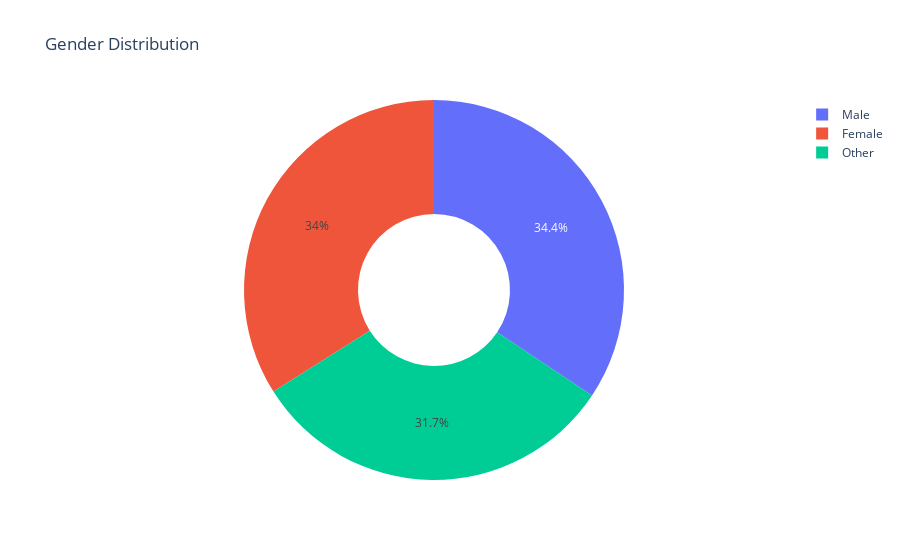
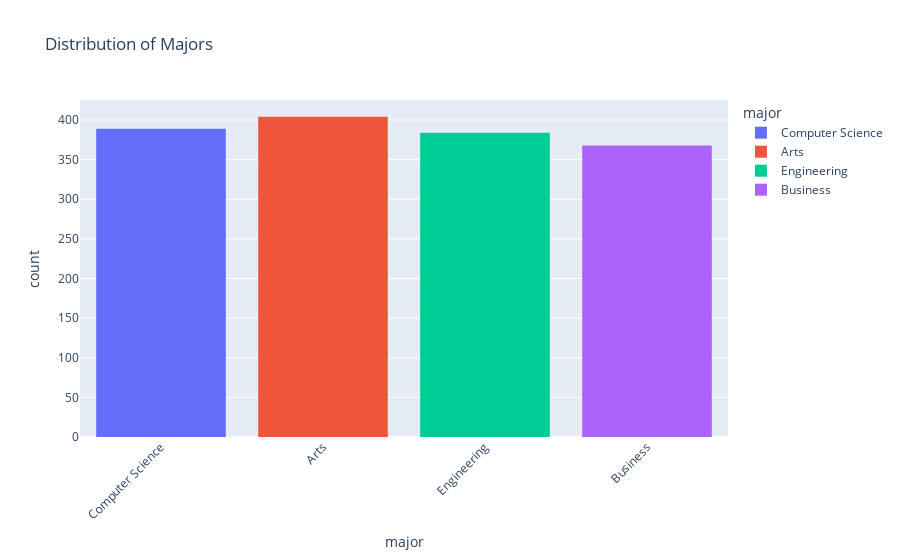
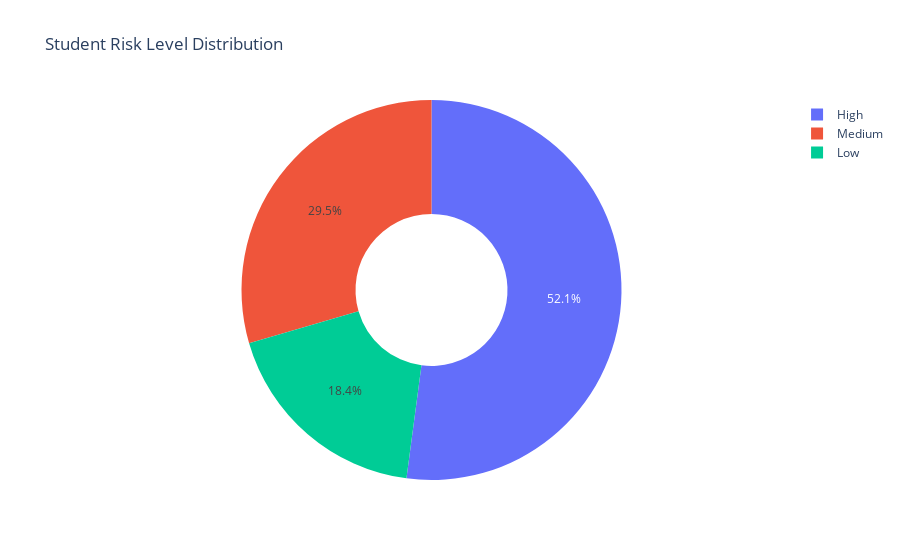
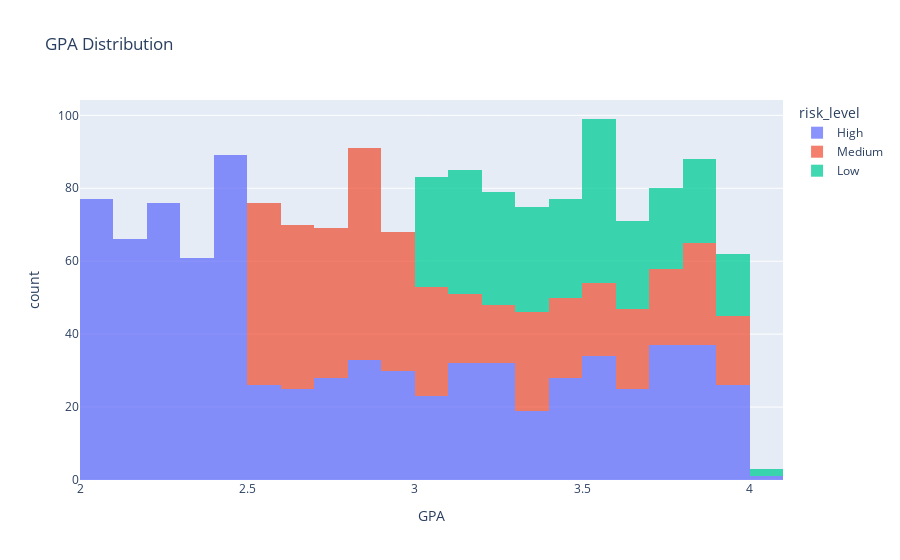

Notebook code for these charts, in order:
### Markdown cell above
## EDA Indeapth Analysis With Visualizations And Interactive Plotting

### Code cell
# 👁️ Quick overview
df.info()
df.describe(include='all')

# 🔍 Check for missing values
sns.heatmap(df.isnull(), cbar=False, cmap='Reds')
plt.title("Missing Value Heatmap")
plt.show()

# 👨🎓 Gender Distribution
fig = px.pie(df, names='gender', title='Gender Distribution', hole=0.4)
fig.show()

# 📚 Major distribution
fig = px.histogram(df, x='major', title='Distribution of Majors', color='major')
fig.update_layout(xaxis_tickangle=-45)
fig.show()

# 🎯 Target Variable: Risk Level
fig = px.pie(df, names='risk_level', title='Student Risk Level Distribution', hole=0.4)
fig.show()

# 📊 Age distribution with KDE
sns.histplot(df['age'], kde=True, bins=20, color='skyblue')
plt.title("Age Distribution of Students")
plt.xlabel("Age")
plt.ylabel("Count")
plt.show()

# 🧮 GPA Distribution
fig = px.histogram(df, x='GPA', nbins=30, title='GPA Distribution', color='risk_level')
fig.update_traces(opacity=0.75)
fig.show()

# 🔗 GPA vs Risk Level
fig = px.box(df, x='risk_level', y='GPA', color='risk_level', title="GPA vs Risk Level")
fig.show()

# 📈 Attendance Rate Distribution
fig = px.histogram(df, x='attendance_rate', nbins=25, title="Attendance Rate Distribution", color='risk_level')
fig.show()

# 📊 Course Load vs GPA
fig = px.scatter(df, x='course_load', y='GPA', color='risk_level', size='avg_course_grade', 
                 hover_data=['major', 'gender'], title='Course Load vs GPA colored by Risk Level')
fig.show()

# 🎯 Assignment Submission Rate by Risk Level
fig = px.violin(df, y='assignment_submission_rate', x='risk_level', color='risk_level', box=True, points='all',
                title='Assignment Submission Rate by Risk Level')
fig.show()

# 🧠 LMS Logins vs Risk Level
fig = px.box(df, x='risk_level', y='lms_logins_past_month', color='risk_level',
             title='LMS Logins vs Risk Level')
fig.show()

# 🧮 Correlation heatmap
plt.figure(figsize=(12, 8))
sns.heatmap(df.select_dtypes(include=np.number).corr(), annot=True, cmap='coolwarm')
plt.title("Correlation Heatmap")
plt.show()

# 📊 Session Duration vs Risk Level
fig = px.box(df, x='risk_level', y='avg_session_duration_minutes', color='risk_level',
             title='Average Session Duration by Risk Level')
fig.show()

# 📈 Video Completion Rate
fig = px.histogram(df, x='video_completion_rate', nbins=20, color='risk_level',
                   title='Video Completion Rate Distribution')
fig.show()

# 📊 Forum Participation by Gender
fig = px.box(df, x='gender', y='forum_participation_count', color='gender',
             title='Forum Participation by Gender')
fig.show()

# 📉 Enrollment Status vs Risk
enrollment_risk = df.groupby(['enrollment_status', 'risk_level']).size().reset_index(name='count')
fig = px.bar(enrollment_risk, x='enrollment_status', y='count', color='risk_level',
             title='Enrollment Status vs Risk Level', barmode='group')
fig.show()

# 💡 Pairplot for top features
sns.pairplot(df[['GPA', 'course_load', 'attendance_rate', 'assignment_submission_rate', 'risk_level']], 
             hue='risk_level', palette='Set2')
plt.suptitle("Pairwise Feature Relationships by Risk Level", y=1.02)
plt.show()

### Figure 1 — Plotly figure (JSON) as saved in the notebook; plotly's stock layout.template omitted (floating-point values rounded to 4 significant figures; data arrays with more than 128 entries replaced by an {"elided": "..."} marker saying what was removed)
{"data": [{"domain": {"x": [0, 1], "y": [0, 1]}, "hole": 0.4, "hovertemplate": "gender=%{label}<extra></extra>", "labels": {"elided": "1545 str values"}, "legendgroup": "", "name": "", "showlegend": true, "type": "pie"}], "layout": {"legend": {"tracegroupgap": 0}, "title": {"text": "Gender Distribution"}}}

### Figure 2 — Plotly figure (JSON) as saved in the notebook; plotly's stock layout.template omitted (floating-point values rounded to 4 significant figures; data arrays with more than 128 entries replaced by an {"elided": "..."} marker saying what was removed)
{"data": [{"bingroup": "x", "hovertemplate": "major=%{x}<br>count=%{y}<extra></extra>", "legendgroup": "Computer Science", "marker": {"color": "#636efa", "pattern": {"shape": ""}}, "name": "Computer Science", "orientation": "v", "showlegend": true, "type": "histogram", "x": {"elided": "389 str values"}, "xaxis": "x", "yaxis": "y"}, {"bingroup": "x", "hovertemplate": "major=%{x}<br>count=%{y}<extra></extra>", "legendgroup": "Arts", "marker": {"color": "#EF553B", "pattern": {"shape": ""}}, "name": "Arts", "orientation": "v", "showlegend": true, "type": "histogram", "x": {"elided": "404 str values"}, "xaxis": "x", "yaxis": "y"}, {"bingroup": "x", "hovertemplate": "major=%{x}<br>count=%{y}<extra></extra>", "legendgroup": "Engineering", "marker": {"color": "#00cc96", "pattern": {"shape": ""}}, "name": "Engineering", "orientation": "v", "showlegend": true, "type": "histogram", "x": {"elided": "384 str values"}, "xaxis": "x", "yaxis": "y"}, {"bingroup": "x", "hovertemplate": "major=%{x}<br>count=%{y}<extra></extra>", "legendgroup": "Business", "marker": {"color": "#ab63fa", "pattern": {"shape": ""}}, "name": "Business", "orientation": "v", "showlegend": true, "type": "histogram", "x": {"elided": "368 str values"}, "xaxis": "x", "yaxis": "y"}], "layout": {"barmode": "relative", "legend": {"title": {"text": "major"}, "tracegroupgap": 0}, "title": {"text": "Distribution of Majors"}, "xaxis": {"anchor": "y", "categoryarray": ["Computer Science", "Arts", "Engineering", "Business"], "categoryorder": "array", "domain": [0, 1], "tickangle": -45, "title": {"text": "major"}}, "yaxis": {"anchor": "x", "domain": [0, 1], "title": {"text": "count"}}}}

### Figure 3 — Plotly figure (JSON) as saved in the notebook; plotly's stock layout.template omitted (floating-point values rounded to 4 significant figures; data arrays with more than 128 entries replaced by an {"elided": "..."} marker saying what was removed)
{"data": [{"domain": {"x": [0, 1], "y": [0, 1]}, "hole": 0.4, "hovertemplate": "risk_level=%{label}<extra></extra>", "labels": {"elided": "1545 str values"}, "legendgroup": "", "name": "", "showlegend": true, "type": "pie"}], "layout": {"legend": {"tracegroupgap": 0}, "title": {"text": "Student Risk Level Distribution"}}}

### Figure 4 — Plotly figure (JSON) as saved in the notebook; plotly's stock layout.template omitted (floating-point values rounded to 4 significant figures; data arrays with more than 128 entries replaced by an {"elided": "..."} marker saying what was removed)
{"data": [{"bingroup": "x", "hovertemplate": "risk_level=High<br>GPA=%{x}<br>count=%{y}<extra></extra>", "legendgroup": "High", "marker": {"color": "#636efa", "pattern": {"shape": ""}}, "name": "High", "nbinsx": 30, "opacity": 0.75, "orientation": "v", "showlegend": true, "type": "histogram", "x": {"elided": "805 float values"}, "xaxis": "x", "yaxis": "y"}, {"bingroup": "x", "hovertemplate": "risk_level=Medium<br>GPA=%{x}<br>count=%{y}<extra></extra>", "legendgroup": "Medium", "marker": {"color": "#EF553B", "pattern": {"shape": ""}}, "name": "Medium", "nbinsx": 30, "opacity": 0.75, "orientation": "v", "showlegend": true, "type": "histogram", "x": {"elided": "456 float values"}, "xaxis": "x", "yaxis": "y"}, {"bingroup": "x", "hovertemplate": "risk_level=Low<br>GPA=%{x}<br>count=%{y}<extra></extra>", "legendgroup": "Low", "marker": {"color": "#00cc96", "pattern": {"shape": ""}}, "name": "Low", "nbinsx": 30, "opacity": 0.75, "orientation": "v", "showlegend": true, "type": "histogram", "x": {"elided": "284 float values"}, "xaxis": "x", "yaxis": "y"}], "layout": {"barmode": "relative", "legend": {"title": {"text": "risk_level"}, "tracegroupgap": 0}, "title": {"text": "GPA Distribution"}, "xaxis": {"anchor": "y", "domain": [0, 1], "title": {"text": "GPA"}}, "yaxis": {"anchor": "x", "domain": [0, 1], "title": {"text": "count"}}}}
